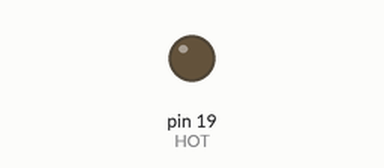
This program was run on a simulated MicroPython board. On the bench: output pins drawn as LEDs (lit = HIGH). Pins used as bus, display or sensor lines are not drawn.

Above: at 0.5 s.
At 4.5 s:
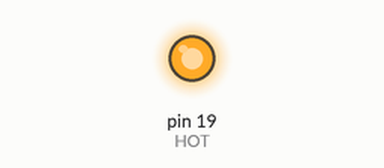
Timing chart, 0 to 6.9 s (numbered marks = the images above):
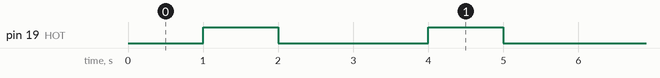

Measured:
- by itself, pin 19 (HOT): alternates HIGH for 1.0 s and LOW for 2.0 s

The program:

main.py
```python
import relay
import time
HOT = False
COLD = True
if __name__ == "__main__":
    while(1):
        if HOT:
            relay.HOT.on()
            relay.COLD.off()
        else:
            relay.HOT.off()
        if COLD:
            relay.COLD.on()
            relay.HOT.off()
        else:
            relay.COLD.off()

        # Cycle through COLD,HOT,None
        if not (COLD or HOT):
            COLD = True
            HOT = False
        elif COLD :
            HOT = True
            COLD = False
        else:
            HOT = False
            COLD = False
        time.sleep_ms(1000)
```

relay.py
```python
import machine

HOT = machine.Pin(19, machine.Pin.OUT)
COLD = machine.Pin(23, machine.Pin.OUT)
```
